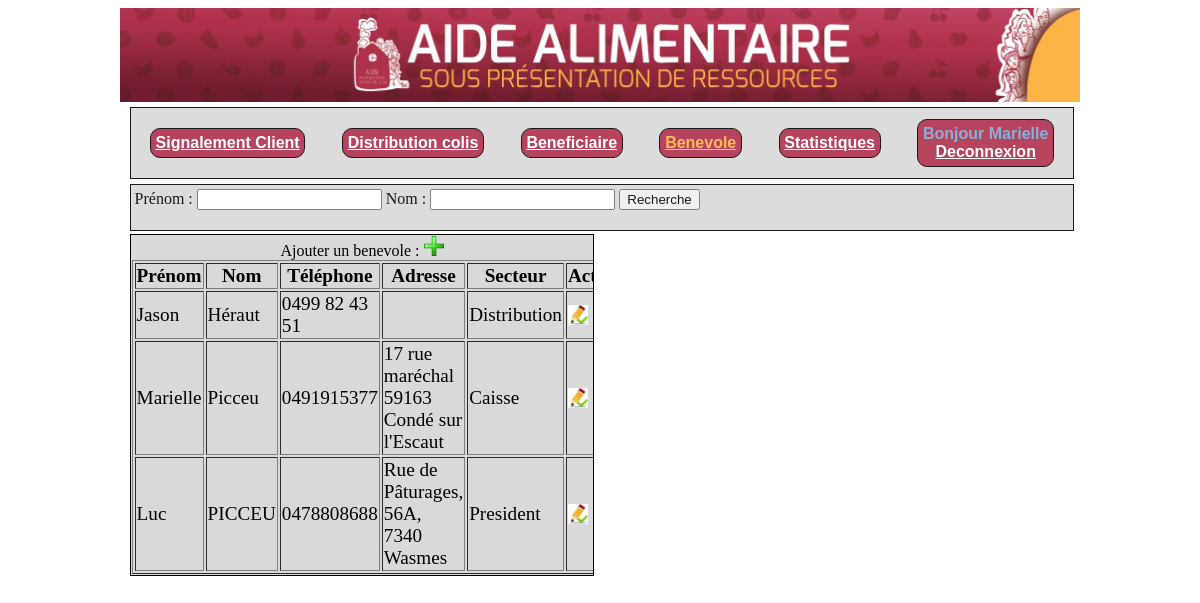
Page /benevole/benevole.php (signed in) on the committed database.
### tables this page shows
CREATE TABLE `benevoles` (
  `nom` varchar(15) NOT NULL,
  `prenom` varchar(15) NOT NULL,
  `tel` varchar(20) NOT NULL,
  `adresse` varchar(100) NOT NULL,
  `secteur` int(100) NOT NULL,
  `mail` varchar(254) NOT NULL,
  `mdp` text NOT NULL,
  `ref` int(11) NOT NULL,
  `date_creation` datetime DEFAULT NULL,
  `id_utilisateur_creation` int(11) DEFAULT NULL,
  `date_modification` datetime DEFAULT NULL,
  `id_utilisateur_modification` int(11) DEFAULT NULL
);

### benevole/benevole.php (the view, shortened to what this page needs)
<?php
$base=ouvrebase();
$module=0;$reference=0;$depart=0;$nomc='';$prenomc='';
?>
<div class='bloclarge'>
	<form name='recherche' method='GET' action='benevole.php'>
		<table>
			<tr>
				<td>
					<label>Prénom : </label>
					<input type='text' name='prenomc' value='<?php echo "$prenomc"?>'/>
					<label>Nom : </label>
					<input type='text' name='nomc' value='<?php echo "$nomc"?>'/>
				</td>
				<td>
					<input type='submit' value='Recherche'/>
				</td>
			</tr>
		</table>
	</form>
</div>
<div>
	<div class='blocgauche'>
	<div align='center'>
		Ajouter un benevole :
		<a href='benevole.php?module=2'>
			<img src='../images/inserer.jpg' width=20 height=20 title='Inserer une fiche benevole'/>
		</a>
	</div>
		<table border=1 align='center' style='font-size:1.2em;'>
			<tr>
				<th>Prénom</th>
				<th>Nom</th>
				<th>Téléphone</th>
				<th>Adresse</th>
				<th>Secteur</th>
				<th colspan=2>Actions</th>
			</tr>
<?php
$sql="select * from benevoles";
$sql=$sql." order by nom asc limit 20 offset ".$depart;
$resultat=$base->query($sql);
while ($chaine=$resultat->fetch())
	{
?>
			<tr <?php if ($chaine['ref']==$reference) {echo 'bgcolor="#78A9D4"';}?> >
				<td><?php echo $chaine['prenom'];?></td>
				<td><?php echo $chaine['nom'];?></td>
				<td><?php echo $chaine['tel'];?></td>
				<td><?php echo $chaine['adresse'];?></td>
				<td><?php
					switch ($chaine['secteur']) {
						case 1:
							echo "President";
							break;
						case 2:
							echo "Distribution";
							break;
						case 3:
							echo "Caisse";
							break;
					}?></td>
				<td>
					<a href='benevole.php?module=1&reference=<?php echo $chaine['ref'];?>'>
						<img src='../images/editer.jpg' width=20 height=20 title='Modifier la fiche benevoles'/>
					</a>
				</td>
			</tr>
<?php
	}
?>
		</table>
	</div>

### css/stylelavande.css (style rules this page uses)
body { background : url(''); width: 80%; margin-left: 10%; }
a img { border: none; }
html { background: url("../images/fond.pnj") no-repeat center center fixed; -webkit-background-size: cover; -moz-background-size: cover; -o-background-size: cover; background-size: cover; }
.bloclarge { width: 98%; float: left; background-color: #d9d9d9; opacity: 0.9; border: 1px solid black; margin-left: 1%; margin-top: 5px; padding: 1px; overflow: auto; }
.blocgauche { width: 48%; float: left; background-color: #d9d9d9; border: 1px solid black; margin-top: 3px; margin-left: 1%; padding: 1px; overflow: auto; }

### rows in the picture
benevoles: prenom "Jason", nom "Héraut", tel "0499 82 43 51", secteur "Distribution"
benevoles: prenom "Marielle", nom "Picceu", tel "0491915377", adresse "17 rue maréchal 59163 Condé sur l'Escaut", secteur "Caisse"
benevoles: prenom "Luc", nom "PICCEU", tel "0478808688", adresse "Rue de Pâturages, 56A, 7340 Wasmes", secteur "President"

### other values in the picture
$_SESSION['prenom'] "Marielle"
